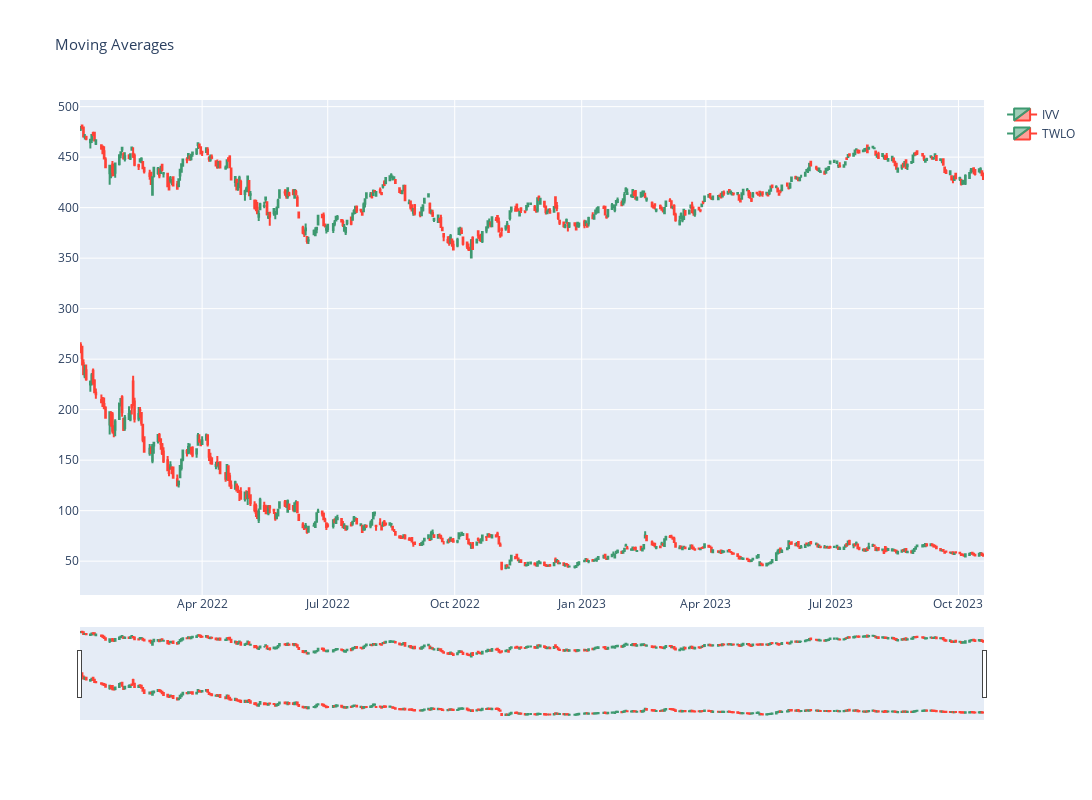

Notebook cell for this chart:
### Code cell
fig = go.Figure(data=data, layout=layout)
fig.update_layout(width=1200, height=800)
fig.show()

### Figure 1 — Plotly figure (JSON) as saved in the notebook; plotly's stock layout.template omitted (floating-point values rounded to 4 significant figures; data arrays with more than 128 entries replaced by an {"elided": "..."} marker saying what was removed)
{"data": [{"close": {"elided": "452 float values"}, "high": {"elided": "452 float values"}, "low": {"elided": "452 float values"}, "name": "IVV", "open": {"elided": "452 float values"}, "showlegend": true, "type": "candlestick", "x": {"elided": "452 str values"}}, {"close": {"elided": "452 float values"}, "high": {"elided": "452 float values"}, "low": {"elided": "452 float values"}, "name": "TWLO", "open": {"elided": "452 float values"}, "showlegend": true, "type": "candlestick", "x": {"elided": "452 str values"}}], "layout": {"height": 800, "title": {"font": {"size": 15}, "text": "Moving Averages"}, "width": 1200, "xaxis": {"autorange": true, "range": ["2022-01-02 12:00", "2023-10-19 12:00"], "rangeslider": {"autorange": true, "range": ["2022-01-02 12:00", "2023-10-19 12:00"], "yaxis": {"_template": null, "rangemode": "match"}}, "type": "date"}, "yaxis": {"autorange": true, "range": [16.5, 506.6]}}}
